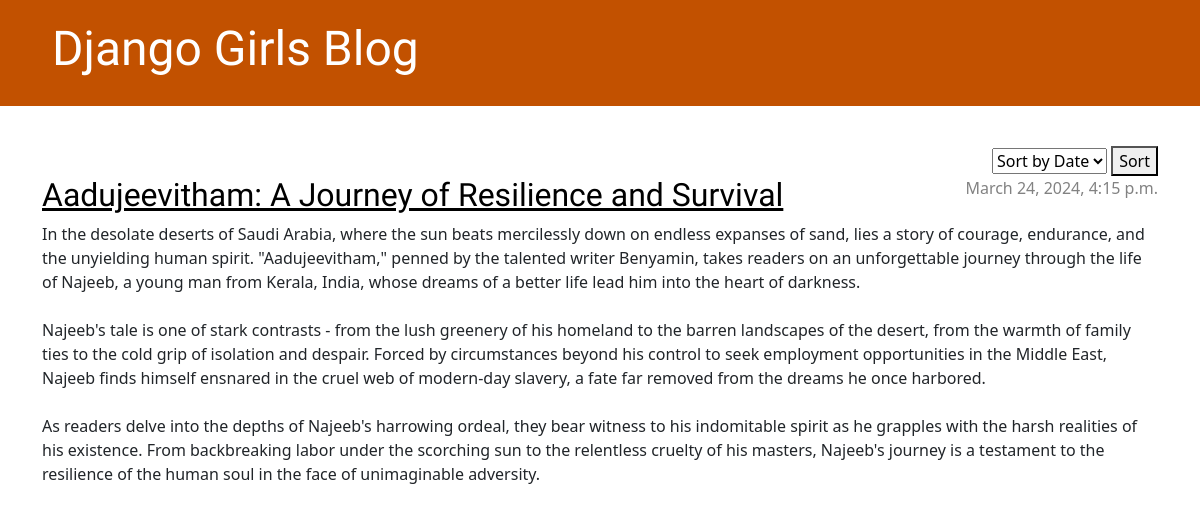
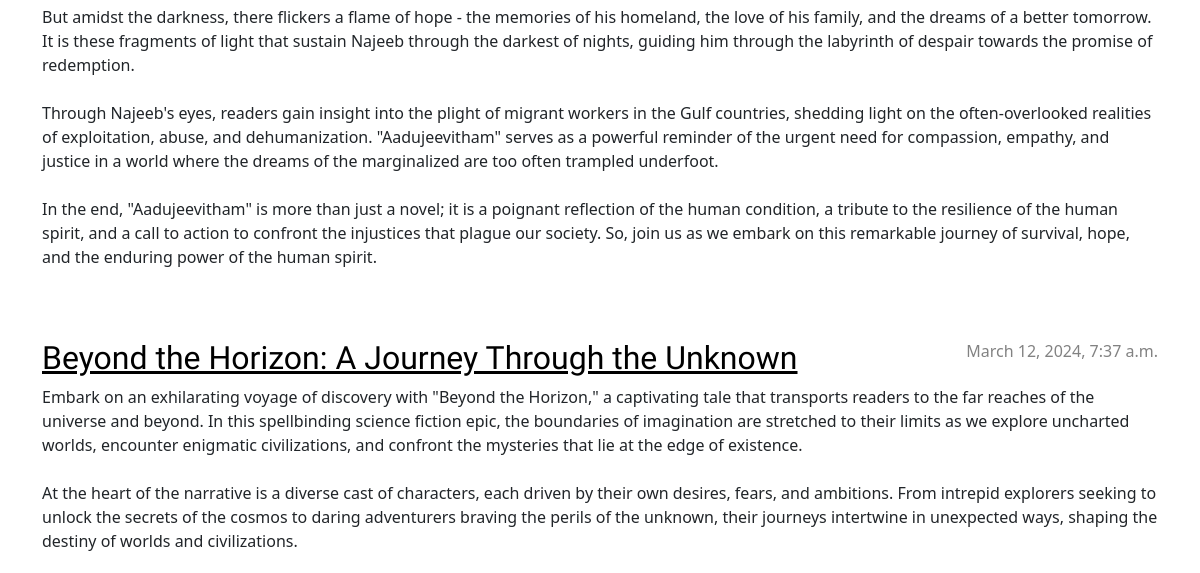
Before: / (upper part) with the older database file (2 pictures, top to bottom).
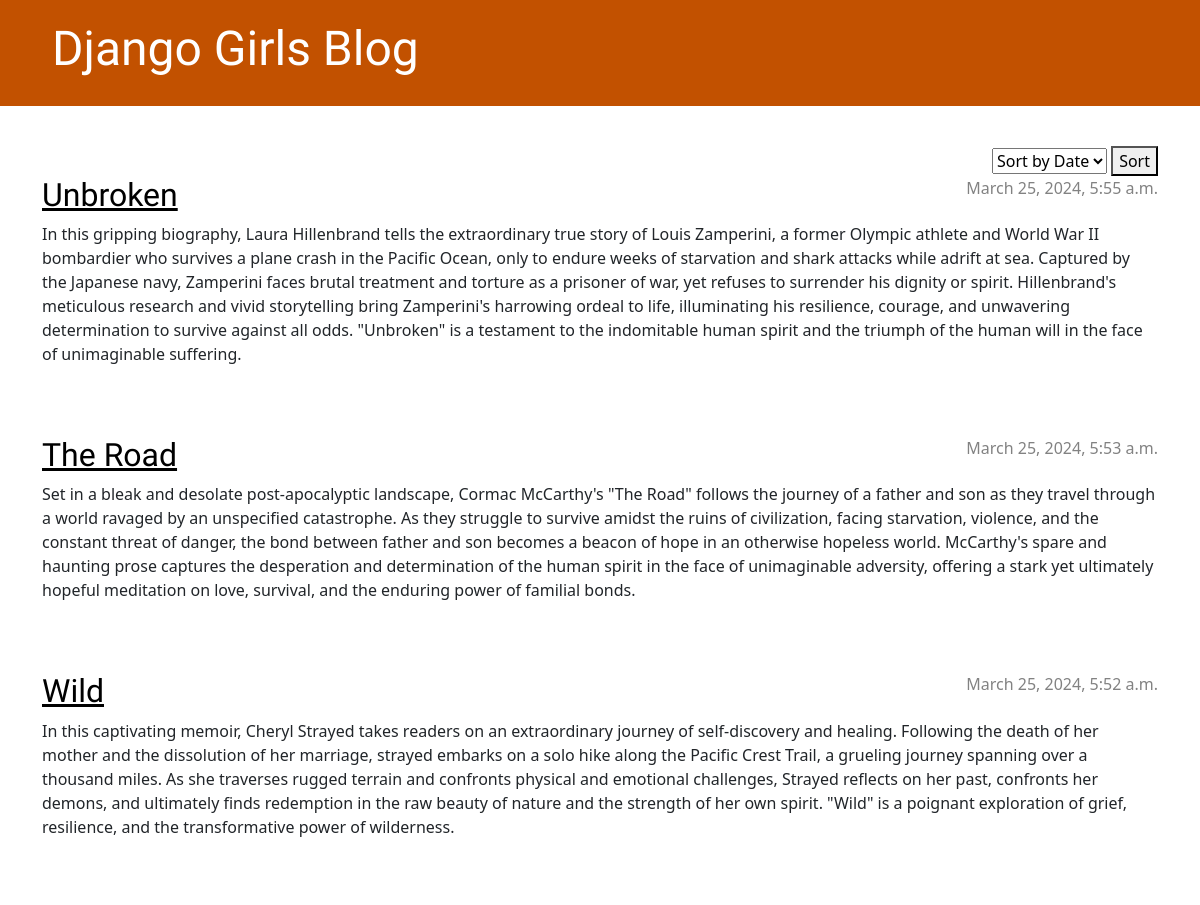
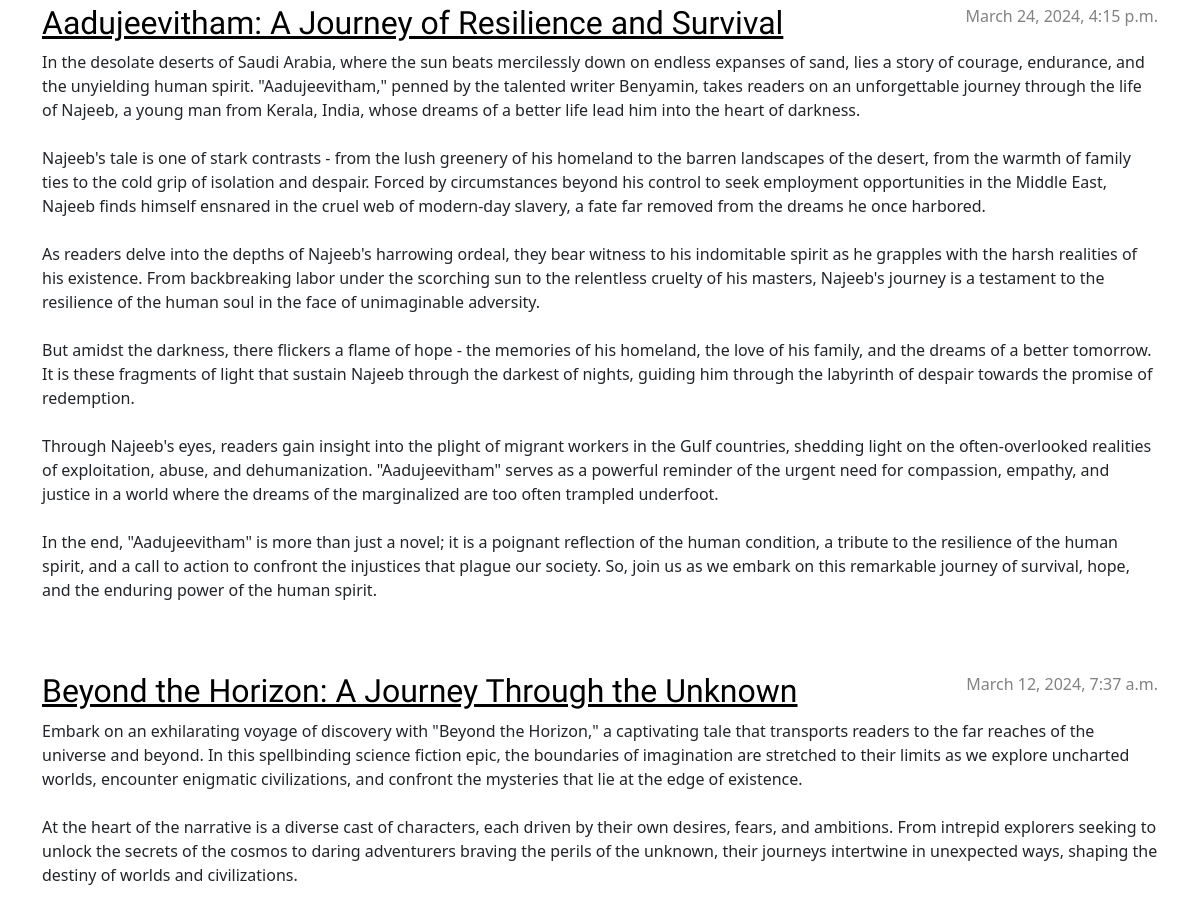
After: the same page with the newer database file (2 pictures, top to bottom).
### blog/models.py (models this page shows, shortened)
class Post(models.Model):
    author = models.ForeignKey(settings.AUTH_USER_MODEL, on_delete=models.CASCADE)
    title = models.CharField(max_length=200)
    text = models.TextField()
    created_date = models.DateTimeField(default=timezone.now)
    published_date = models.DateTimeField(blank=True, null=True)

### blog/views.py (the view)
# urls.py: path('', views.post_list, name='post_list'),
def post_list(request):
    sort_by = request.GET.get('sort_by')
    posts = Post.objects.filter(published_date__lte=timezone.now())
    if sort_by == 'title':
        posts = posts.order_by('title')
    elif sort_by == 'date':
        posts = posts.order_by('published_date')  # Ascending order by date
    else:
        posts = posts.order_by('-published_date')  # Descending order by date
    return render(request, 'blog/post_list.html', {'posts': posts})

### blog/templates/blog/post_list.html (shortened to what this page needs)
{% extends 'blog/base.html' %}
{% block content %}
<div class="text-end">
    <form method="get" action="{% url 'post_list' %}">
        <select name="sort_by">
            <option value="date">Sort by Date</option>
        </select>
        <button type="submit">Sort</button>
    </form>
</div>
    {% for post in posts %}
        <article class="post">
            <time class="date">
                {{ post.published_date }}
            </time>
            <h2><a href="{% url 'post_detail' pk=post.pk %}">{{ post.title }}</a></h2>
            <p>{{ post.text|linebreaksbr }}</p>
        </article>
    {% endfor %}
{% endblock %}

Changed rows visible on the page:
added Post: published_date "March 25, 2024, 5:55 a.m.", title "Unbroken", text "In this gripping biography, Laura Hillenbrand tells the extraordinary true story of Louis Zamperini, a former Olympic athlete and World War II bombardier who survives a plane crash in the Pacific Ocean, only to endure weeks of starvation and shark attacks while adrift at sea. Captured by the Japanese navy, Zamperini faces brutal treatment and torture as a prisoner of war, yet refuses to surrender his dignity or spirit. Hillenbrand's meticulous research and vivid storytelling bring Zamperini's harrowing ordeal to life, illuminating his resilience, courage, and unwavering determination to survive against all odds. \"Unbroken\" is a testament to the indomitable human spirit and the triumph of…"
added Post: published_date "March 25, 2024, 5:53 a.m.", title "The Road", text "Set in a bleak and desolate post-apocalyptic landscape, Cormac McCarthy's \"The Road\" follows the journey of a father and son as they travel through a world ravaged by an unspecified catastrophe. As they struggle to survive amidst the ruins of civilization, facing starvation, violence, and the constant threat of danger, the bond between father and son becomes a beacon of hope in an otherwise hopeless world. McCarthy's spare and haunting prose captures the desperation and determination of the human spirit in the face of unimaginable adversity, offering a stark yet ultimately hopeful meditation on love, survival, and the enduring power of familial bonds."
added Post: published_date "March 25, 2024, 5:52 a.m.", title "Wild", text "In this captivating memoir, Cheryl Strayed takes readers on an extraordinary journey of self-discovery and healing. Following the death of her mother and the dissolution of her marriage, strayed embarks on a solo hike along the Pacific Crest Trail, a grueling journey spanning over a thousand miles. As she traverses rugged terrain and confronts physical and emotional challenges, Strayed reflects on her past, confronts her demons, and ultimately finds redemption in the raw beauty of nature and the strength of her own spirit. \"Wild\" is a poignant exploration of grief, resilience, and the transformative power of wilderness."
